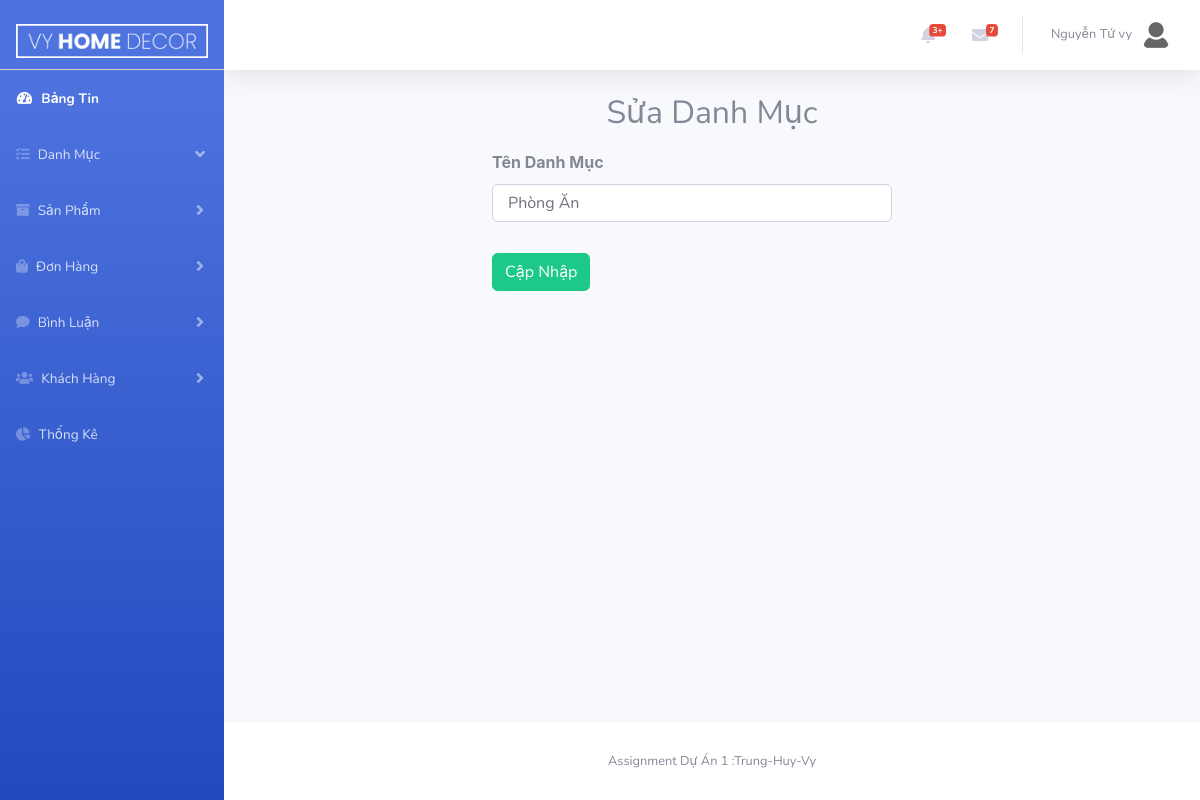
Before: /Admin/index.php?act=category&edit=3 (signed in) with the older database file.
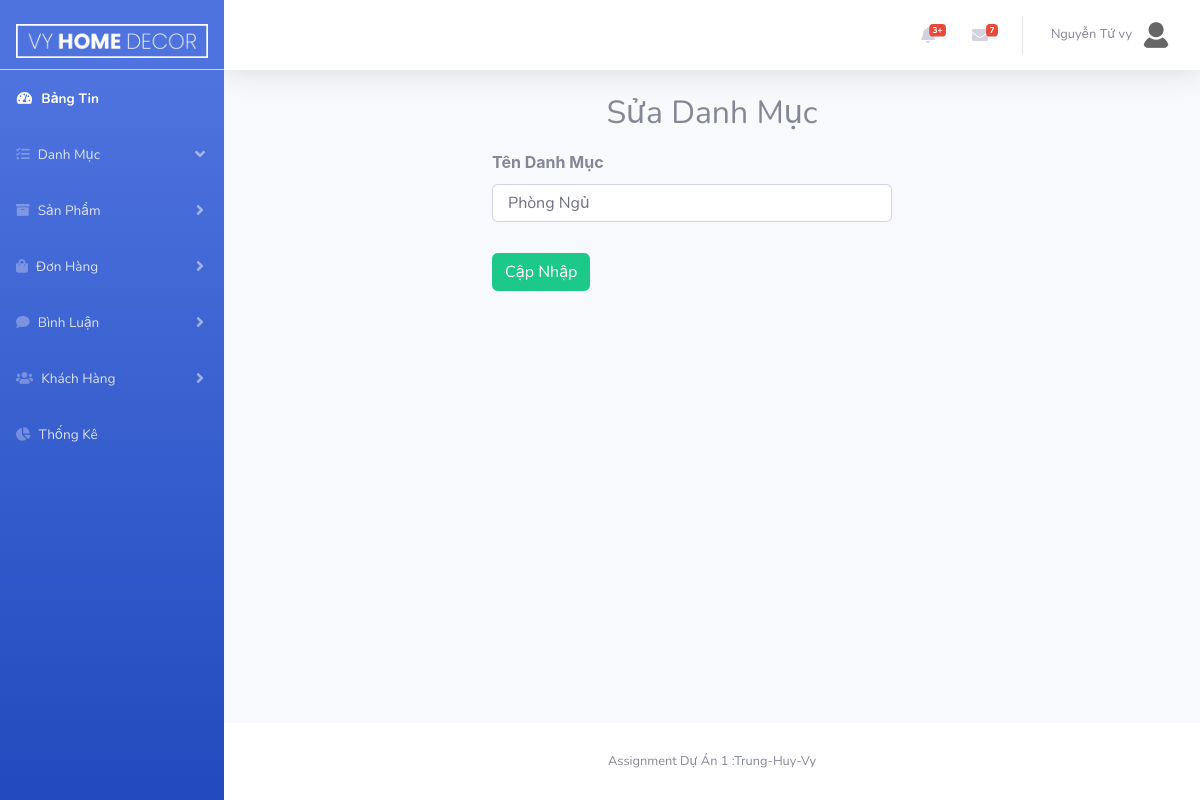
After: the same page with the newer database file.
### tables this page shows
CREATE TABLE `tbl_category` (
  `cateId` int(10) NOT NULL,
  `cateName` varchar(50) NOT NULL
);

### model/pdo.php (called while the page is built, shortened)
<?php
function pdo_get_connection()
{   $servername="localhost";
    $username='root';
    $password='';
    try{
        $dburl="mysql:host=$servername;dbname=vyhomedecor; charset=utf8";
        $conn = new PDO($dburl,$username,$password);
        $conn->setAttribute(PDO::ATTR_ERRMODE,PDO::ERRMODE_EXCEPTION);
        return $conn;
        }
        catch(PDOException $e){
            return "lỗi kết nối :". $e->getMessage();
        }
}
function pdo_query_one($sql){
    $sql_args = array_slice(func_get_args(),1);
    try{
        $conn =pdo_get_connection();
        $stmt =$conn->prepare($sql);
        $stmt -> execute($sql_args);
        $row =$stmt->fetch(PDO::FETCH_ASSOC);
        return $row;
    }catch(PDOException $e){
        throw $e;
    }
    finally{
        unset($conn);
    }
}
?>

### model/category.php (called while the page is built, shortened)
<?php
    include_once 'pdo.php';
    function loadOne_category($cateId){
        $sql="SELECT * FROM tbl_category where cateId= $cateId";
        $res =pdo_query_one($sql);
        return $res;
    }
?>

### Admin/category/edit.php (the view, shortened to what this page needs)
<div class="col-md-6 mg_auto">
    <form action="index.php?act=category&update" method="post" enctype="multipart/form">
        <h2 class="text-center">Sửa Danh Mục</h2>
        <div class="form-group">
            <label for="my-input">Tên Danh Mục</label>
            <input id="my-input" class="form-control" type="text" name="cateName" placeholder="Nhập tên danh mục" value="<?= $onecategory['cateName'] ?>">
        </div>
        <div class="form-group">
            <button class="btn btn-success" type="submit" name="" value="">Cập Nhập</button>
        </div>
    </form>
</div>

Changed rows visible on the page:
changed tbl_category: cateName "Phòng Ăn" → "Phòng Ngủ"
